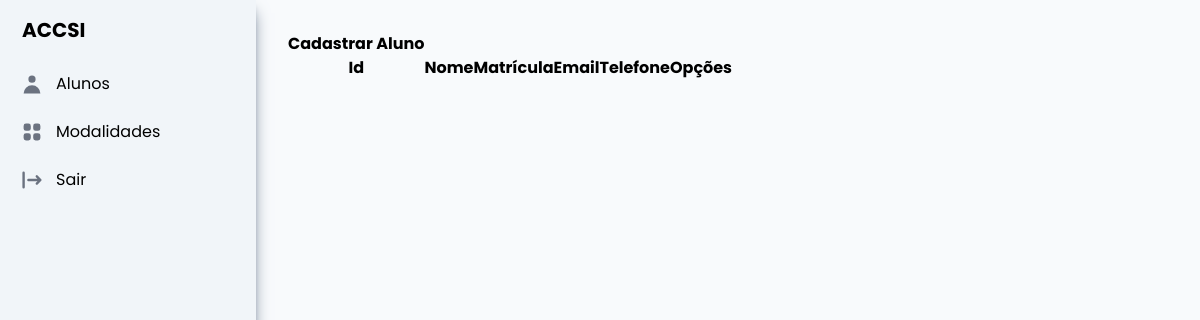
The app's page / (signed in), older data.
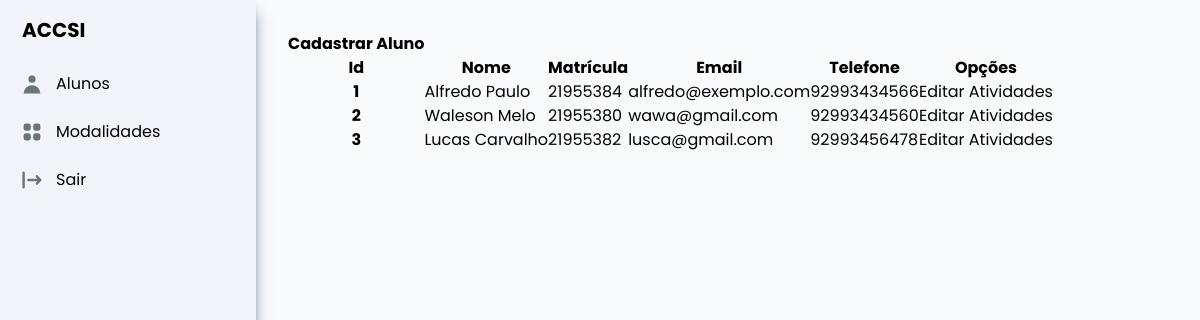
The same page, newer data.
### aluno/models.py (models this page shows)
class Aluno(models.Model):
    id_aluno = models.AutoField(primary_key=True)
    nome = models.CharField(max_length=50)
    matricula = models.IntegerField(unique=True)
    email = models.EmailField(max_length=50)
    telefone = models.CharField(max_length=20)

### aluno/views.py (the view)
# urls.py: path('', views.ListarAlunos.as_view(), name="home"),
@method_decorator(login_required, name='dispatch')
class ListarAlunos(ListView):
    template_name = 'listar_aluno.html'
    model = Aluno
    context_object_name = 'alunos'

### aluno/templates/listar_aluno.html
{% extends 'base.html' %} {% block conteudo %}
<table>
    <thead>
        <tr>
            <th>
                <a href="{% url 'cadastrar_aluno' %}"> Cadastrar Aluno</a>
            </th>
        </tr>
        <tr>
            <th scope="col">Id</th>
            <th scope="col">Nome</th>
            <th scope="col">Matrícula</th>
            <th scope="col">Email</th>
            <th scope="col">Telefone</th>
            <th scope="col">Opções</th>
        </tr>
    </thead>
    <tbody>
        {% for aluno in alunos %}
        <tr>
            <th scope="row">{{ aluno.id_aluno }}</th>
            <td>{{ aluno.nome }}</td>
            <td>{{ aluno.matricula }}</td>
            <td>{{ aluno.email }}</td>
            <td>{{ aluno.telefone }}</td>
            <td>
                <a href="{% url 'editar_aluno' aluno.id_aluno %}">Editar</a>
                <a href="{% url 'listar_aproveitamento' aluno.id_aluno %}"
                    >Atividades</a
                >
            </td>
        </tr>
        {% endfor %}
    </tbody>
</table>
{% endblock %}

### home/templates/base.html (shortened to what this page needs)
{% load static %}
<!DOCTYPE html>
<html lang="pt-br">
    <head>
        <script src="https://cdn.tailwindcss.com"></script>
        <link rel="stylesheet" href="{% static 'css/style.css' %}" />
    </head>
    <body class="bg-slate-50">
        <aside
            id="logo-sidebar"
            class="fixed top-0 left-0 z-40 w-64 h-screen transition-transform -translate-x-full sm:translate-x-0"
            aria-label="Sidebar"
        >
            <div
                class="h-full px-3 py-4 overflow-y-auto bg-slate-100 text-black shadow-lg shadow-slate-500"
            >
                <a
                    href="{% url 'home' %}"
                    class="flex items-center pl-2.5 mb-5"
                >
                    <span
                        class="self-center text-xl font-bold whitespace-nowrap"
                        >ACCSI</span
                    >
                </a>
                <ul class="space-y-2">
                    <li>
                        <a
                            href="{% url 'home' %}"
                            class="flex items-center p-2 text-base font-normal rounded-lg hover:bg-slate-300"
                        >
                            <svg
                                aria-hidden="true"
                                class="flex-shrink-0 w-6 h-6 text-gray-500 transition duration-75"
                                fill="currentColor"
                                viewBox="0 0 20 20"
                                xmlns="http://www.w3.org/2000/svg"
                            >
                                <path
                                    fill-rule="evenodd"
                                    d="M10 9a3 3 0 100-6 3 3 0 000 6zm-7 9a7 7 0 1114 0H3z"
                                    clip-rule="evenodd"
                                ></path>
                            </svg>
                            <span class="flex-1 ml-3 whitespace-nowrap"
                                >Alunos</span
                            >
                        </a>
                    </li>
                    <li>
                        <a
                            href="{% url 'listar_modalidade' %}"
                            class="flex items-center p-2 text-base font-normal rounded-lg hover:bg-slate-300"
                        >
                            <span class="flex-1 ml-3 whitespace-nowrap"
                                >Modalidades</span
                            >
                        </a>
                    </li>
                    <li>
                        <a
                            href="{% url 'logout' %}"
                            class="flex items-center p-2 text-base font-normal rounded-lg hover:bg-slate-300"
                        >
                            <span class="flex-1 ml-3 whitespace-nowrap"
                                >Sair</span
                            >
                        </a>
                    </li>
                </ul>
            </div>
        </aside>
        <div class="p-8 sm:ml-64">
            <div class="conteudo">{% block conteudo %} {% endblock %}</div>
        </div>
    </body>
</html>

### static/css/style.css (style rules this page uses)
* { margin: 0; padding: 0; box-sizing: border-box; font-family: "Poppins"; }

Row changes from the older to the newer data that the page shows:
added Aluno: id_aluno "1", nome "Alfredo Paulo", matricula "21955384", email "alfredo@exemplo.com", telefone "92993434566"
added Aluno: id_aluno "2", nome "Waleson Melo", matricula "21955380", email "wawa@gmail.com", telefone "92993434560"
added Aluno: id_aluno "3", nome "Lucas Carvalho", matricula "21955382", email "lusca@gmail.com", telefone "92993456478"
